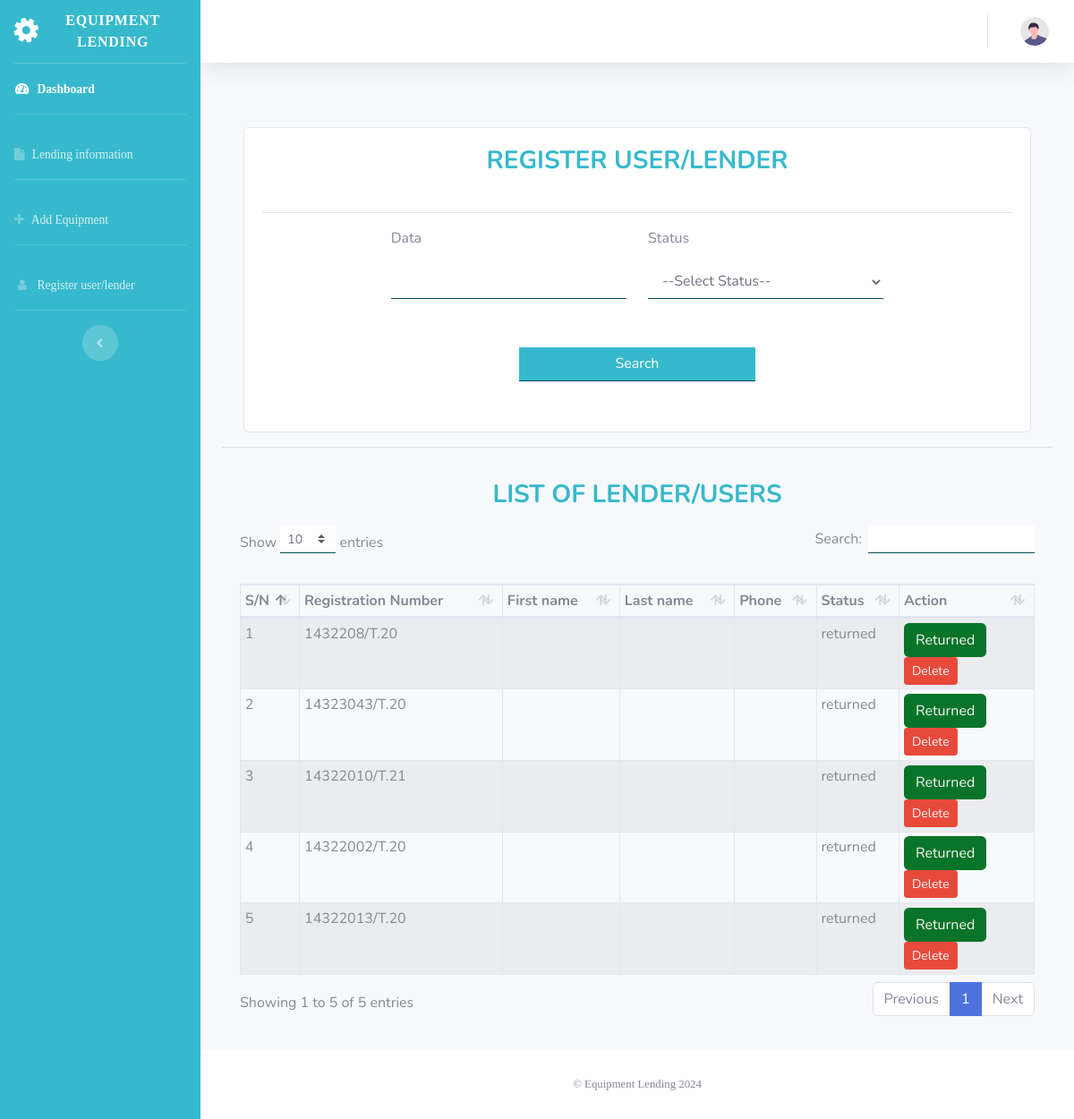
The page /user-dashboard/lender_info.php (signed in) on the database its author committed.
### tables this page shows
CREATE TABLE `lender` (
  `lender_id` int(15) NOT NULL,
  `registration_number` varchar(50) NOT NULL,
  `status` varchar(10) NOT NULL DEFAULT 'take',
  `user` int(15) NOT NULL
);

### user-dashboard/lender_info.php (the view, shortened to what this page needs)
<?php include('includes/sidebar.php')?>
<?php
    $query_user = mysqli_query($conn, "SELECT * FROM lender ORDER BY status");
?>
<!DOCTYPE html>
<html>
<head>
</head>
<body>
    <div class="container">
        <div class="row justify-content-center">
            <div class="col-md-5 col-xl-12 col-sm-12 mt-5">
                <div class="card">
                    <div class="card-body">
                        <div class="row justify-content-center">
                            <div class="form-group col-md-6">
                                <h3 class="text-info"style="font-weight: bold; text-align: center">REGISTER USER/LENDER</h3>
                            </div>
                        </div>
                        <hr>
                        <form action="user.php" method="POST">
                            <div class="row justify-content-center">
                                <div class="form-group col-md-4">
                                    <label>Data</label>
                                    <input type="text" name="registration_number" class="form-control">
                                </div>
                                <div class="form-group col-md-4">
                                    <label>Status</label>
                                    <select name="sex" class="form-control">
                                        <option value="">--Select Status--</option>
                                    </select>
                                </div>
                            </div>
                            <div class="row justify-content-center">
                                <div class="form-group col-md-4 mt-2">
                                    <input type="submit" name="search" value="Search" class="btn btn-info bt-block form-control">
                                </div>
                            </div>
                        </form>
                    </div>
                </div>
            </div>
        </div>
    </div>
    <hr>
    <div class="card-body">
        <div class="table">
            <h3 class="text-info"style="font-weight: bold; text-align: center">LIST OF LENDER/USERS</h3>
            <table width="100%" class="table table-striped table-sm table-bordered" id="dataTable">
                <thead style="">
                    <tr>
                        <th>S/N</th>
                        <th>Registration Number</th>
                        <th>First name</th>
                        <th>Last name</th>
                        <th>Phone</th>
                        <th>Status</th>
                        <th width="17%">Action</th>
                    </tr>
                </thead>
                <tbody>
                     <?php  $sn = 1; while($fetch_user=mysqli_fetch_array($query_user)) {?>
                    <tr>
                        <td><?php echo $sn++ ?></td>
                        <td><?php echo $fetch_user['registration_number'] ?></td>
                        <td><?php echo $fetch_user['firstname'] ?></td>
                        <td><?php echo $fetch_user['lastname'] ?></td>
                        <td><?php echo $fetch_user['phone'] ?></td>
                        <td><?php echo $fetch_user['status'] ?></td>
                        <td>
                            <?php if($fetch_user['status'] == "take"): ?>
                                <form action="user.php" method="post">
                                    <input hidden type="number" name="lender" value="<?php echo $fetch_user['lender_id'] ?>">
                                    <input hidden type="number" name="equipment" value="<?php echo $fetch_user['equipment'] ?>">
                                    <button type="submit" name="return" class="btn vms-btn bg-info">Return</button>
                                </form>
                            <?php else: ?>
                                   <button type="submit" name="edit" class="btn vms-btn bg-success">Returned</button>
                                   <a href="delete_user.php?delete_id=<?php echo $fetch_user['lender_id']?>"><button class="btn btn-danger text-light btn-sm text-light">Delete</button></a>
                            <?php endif ?>
                        </td>
                    </tr>
                        <?php } ?>
                </tbody>
            </table>
        </div>
    </div>
    <?php include("includes/footer.php")?>
</body>
</html>

### user-dashboard/includes/sidebar.php (shortened to what this page needs)
<!DOCTYPE html>
<html lang="en">
<head>
    <link href="vendor/fontawesome-free/css/all.min.css" rel="stylesheet" type="text/css">
    <link href="css/kvm.css" rel="stylesheet">
    <link href="vendor/datatables/dataTables.bootstrap4.min.css" rel="stylesheet">
    <link rel="stylesheet" href="https://cdnjs.cloudflare.com/ajax/libs/font-awesome/4.7.0/css/font-awesome.min.css">
</head>
<body id="page-top">
    <div id="wrapper">
        <ul class="navbar-nav bg-info sidebar sidebar-dark accordion" id="accordionSidebar">
            <a class="sidebar-brand d-flex align-items-center justify-content-center" href="index.html">
                <div class="sidebar-brand-icon rotate-n-15">
                    <i class="fa fa-gear"></i>
                </div>
                <div class="sidebar-brand-text mx-2 txt">Equipment Lending</div>
            </a>
            <hr class="sidebar-divider my-0">
            <li class="nav-item active txt">
                <a class="nav-link" href="index.php">
                    <i class="fas fa-fw fa-tachometer-alt"></i>
                    <span>Dashboard</span></a>
            </li>
            <hr class="sidebar-divider">
            <li class="nav-item">
                <a class="nav-link collapsed txt" href="lend_form.php" data-target="#carcomponent"
                    aria-expanded="true" aria-controls="carcomponent">
                    <i class="fa fa-file"></i>
                    <span>  Lending information  </span>
                </a>
            </li>
            <hr class="sidebar-divider">
               <li class="nav-item">
                <a class="nav-link collapsed txt" href="add_equipment.php" data-target="#income"
                    aria-expanded="true" aria-controls="Component">
                    <i class="fa fa-plus"></i>
                    <span> Add Equipment</span>
                </a>
            </li>
            <hr class="sidebar-divider">
               <li class="nav-item">
                <a class="nav-link collapsed txt" href="user_form.php" data-target="#income"
                    aria-expanded="true" aria-controls="Component">
                    <i class="fa fa-fw fa-user "></i>
                    <span>Register user/lender</span>
                </a>
            </li>
            <hr class="sidebar-divider d-none d-md-block">
            <div class="text-center d-none d-md-inline">
                <button class="rounded-circle border-0" id="sidebarToggle"></button>
            </div>
        </ul>
        <div id="content-wrapper" class="d-flex flex-column">
            <div id="content">
                <nav class="navbar navbar-expand navbar-light bg-white topbar mb-4 static-top shadow">
                    <ul class="navbar-nav ml-auto">
                        <li class="nav-item dropdown no-arrow">
                            <a class="nav-link dropdown-toggle" href="#" id="userDropdown" role="button"
                                data-toggle="dropdown" aria-haspopup="true" aria-expanded="false">
                                <img class="img-profile rounded-circle"
                                    src="img/undraw_profile.svg">
                            </a>
                        </li>
                    </ul>
                </nav>
                <div class="container-fluid">

### user-dashboard/includes/footer.php (shortened to what this page needs)
            </div>
            </div>
            <footer class="sticky-footer bg-white">
                <div class="container my-auto">
                    <div class="copyright text-center my-auto txt">
                        <span> &copy; Equipment Lending <?php echo date('Y') ?></span>
                    </div>
                </div>
            </footer>
        </div>
    </div>
</body>
</html>

### user-dashboard/includes/sidebar.php (style rules this page uses)
.txt { font-family: Franklin Gothic Medium; }
.vms-btn { background-color: #024e5a; color: whitesmoke; transition: ease-in 0.4s all; }
.form-control { border: none; border-radius: 0px; margin-top: 10px; margin-bottom: 20px; border-bottom: 1px solid #024e5a; }

### rows shown on the page
lender: registration_number "1432208/T.20", status "returned"
lender: registration_number "14323043/T.20", status "returned"
lender: registration_number "14322010/T.21", status "returned"
lender: registration_number "14322002/T.20", status "returned"
lender: registration_number "14322013/T.20", status "returned"
